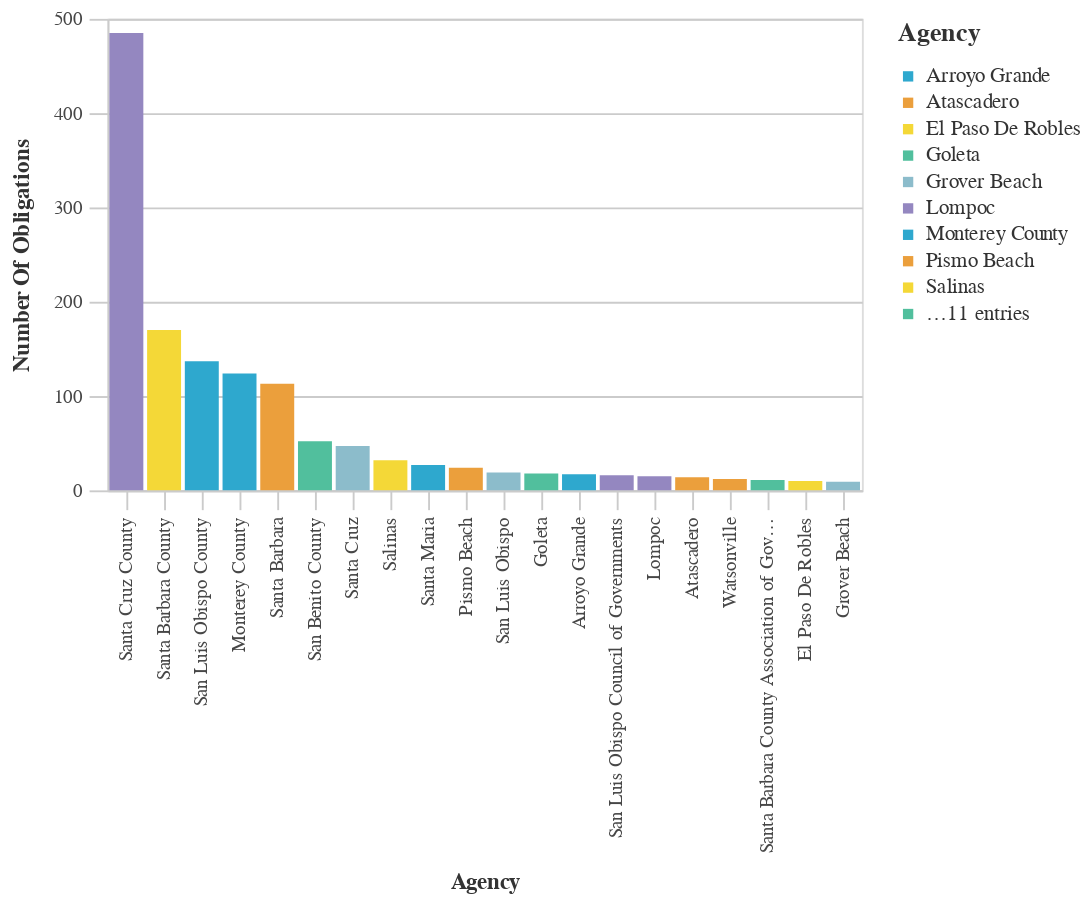

The notebook cell saved with this chart:
### Markdown cell above
### Agencies With The Most Obligations

### Code cell
#Bar chart Agencies With The Most Obligations
chart_df = (df_top>>filter(_.variable=='primary_agency_name')).rename(columns={"value":"Agency",
                                 "count":"Number of Obligations"})
chart2 = (_dla_utils.basic_bar_chart_no_save(chart_df, 'Agency', 'Number of Obligations', 'Agency', district))
    

display(chart2)

### Figure 1 — Vega-Lite specification as saved in the notebook (floating-point values rounded to 4 significant figures)
{"config": {"view": {"continuousWidth": 400, "continuousHeight": 300}, "axis": {"domainColor": "#cbcbcb", "grid": true, "gridColor": "#cbcbcb", "gridWidth": 1, "labelColor": "#474747", "labelFont": "Nunito Sans", "labelFontSize": 10, "labelPadding": 4, "tickColor": "#cbcbcb", "tickSize": 10, "titleColor": "#333", "titleFont": "Raleway", "titleFontSize": 12, "titlePadding": 10}, "axisBand": {"grid": false}, "background": "white", "font": "Raleway", "header": {"labelFont": "Nunito Sans", "titleFont": "Raleway"}, "legend": {"labelColor": "#333", "labelFont": "Nunito Sans", "labelFontSize": 11, "labelLimit": 0, "padding": 1, "symbolSize": 30, "symbolType": "square", "titleColor": "#333", "titleFont": "Raleway", "titleFontSize": 14, "titlePadding": 10}, "title": {"anchor": "middle", "font": "Raleway", "fontSize": 18, "fontWeight": 300, "offset": 20}}, "data": {"name": "data-70210f87a8ebc800245b3a2a70fa8c78"}, "mark": "bar", "encoding": {"color": {"field": "Agency", "legend": {"symbolLimit": 10, "title": "Agency"}, "scale": {"range": ["#2EA8CE", "#EB9F3C", "#F4D837", "#51BF9D", "#8CBCCB", "#9487C0"]}, "type": "nominal"}, "tooltip": [{"field": "Agency", "title": "Agency", "type": "nominal"}, {"field": "Number of Obligations", "title": "Number Of Obligations", "type": "quantitative"}], "x": {"field": "Agency", "sort": "-y", "title": "Agency", "type": "nominal"}, "y": {"field": "Number of Obligations", "title": "Number Of Obligations", "type": "quantitative"}}, "height": 250, "width": 400, "$schema": "https://vega.github.io/schema/vega-lite/v4.17.0.json", "datasets": {"data-70210f87a8ebc800245b3a2a70fa8c78": [{"Agency": "Santa Cruz County", "Number of Obligations": 485, "variable": "primary_agency_name"}, {"Agency": "Santa Barbara County", "Number of Obligations": 170, "variable": "primary_agency_name"}, {"Agency": "San Luis Obispo County", "Number of Obligations": 137, "variable": "primary_agency_name"}, {"Agency": "Monterey County", "Number of Obligations": 124, "variable": "primary_agency_name"}, {"Agency": "Santa Barbara", "Number of Obligations": 113, "variable": "primary_agency_name"}, {"Agency": "San Benito County", "Number of Obligations": 52, "variable": "primary_agency_name"}, {"Agency": "Santa Cruz", "Number of Obligations": 47, "variable": "primary_agency_name"}, {"Agency": "Salinas", "Number of Obligations": 32, "variable": "primary_agency_name"}, {"Agency": "Santa Maria", "Number of Obligations": 27, "variable": "primary_agency_name"}, {"Agency": "Pismo Beach", "Number of Obligations": 24, "variable": "primary_agency_name"}, {"Agency": "San Luis Obispo", "Number of Obligations": 19, "variable": "primary_agency_name"}, {"Agency": "Goleta", "Number of Obligations": 18, "variable": "primary_agency_name"}, {"Agency": "Arroyo Grande", "Number of Obligations": 17, "variable": "primary_agency_name"}, {"Agency": "San Luis Obispo Council of Governments", "Number of Obligations": 16, "variable": "primary_agency_name"}, {"Agency": "Lompoc", "Number of Obligations": 15, "variable": "primary_agency_name"}, {"Agency": "Atascadero", "Number of Obligations": 14, "variable": "primary_agency_name"}, {"Agency": "Watsonville", "Number of Obligations": 12, "variable": "primary_agency_name"}, {"Agency": "Santa Barbara County Association of Governments", "Number of Obligations": 11, "variable": "primary_agency_name"}, {"Agency": "El Paso De Robles", "Number of Obligations": 10, "variable": "primary_agency_name"}, {"Agency": "Grover Beach", "Number of Obligations": 9, "variable": "primary_agency_name"}]}}
